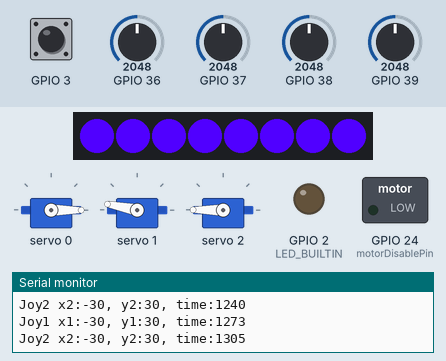
Simulated run of this sketch. Board: ESP32. On the bench: 3 × servo, 8 RGB LEDs in strip order, left to right, switched loads named in the sketch (green lamp = pin HIGH), output pins drawn as LEDs (lit = HIGH), the last lines printed to the serial monitor. The inputs (shaded band) are chosen by the test bench; at power-on: GPIO 3 HIGH, GPIO 36 = 2048, GPIO 37 = 2048, GPIO 38 = 2048, GPIO 39 = 2048.

Above: at 1.3 s.
1.4 s: GPIO 3 pulled LOW for 0.15 s
At 1.61 s:
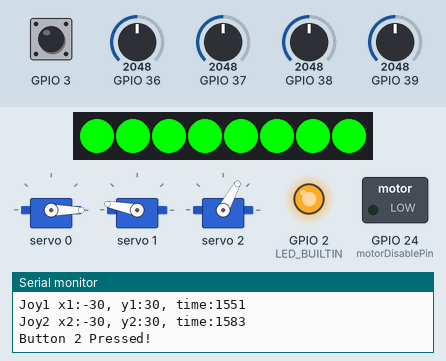
At 2.1 s:
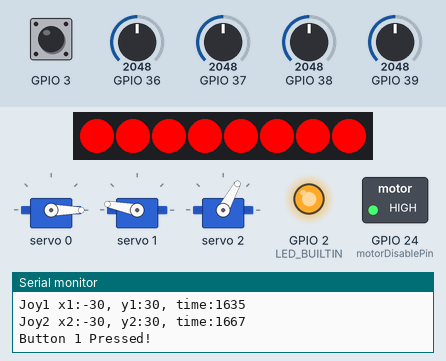
Timing chart, 0 to 4.4 s (numbered marks = the images above; inputs shaded):
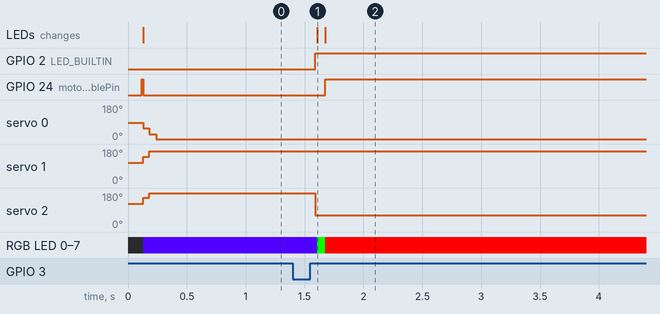

The sketch:

robot-arm.ino
```cpp
// (licence header left out)
#include <Arduino.h>
#include "joystick.h"
#include "robotMotor.h"
#include <Adafruit_NeoPixel.h>

/*----------------------------------------------------------------------------------------------------
--- define the joystick objects
------------------------------------------------------------------------------------------------------*/
joystick joy1(A0, A1, 2);
joystick joy2(A2, A3, 3);

/*----------------------------------------------------------------------------------------------------
--- define the motor objects
------------------------------------------------------------------------------------------------------*/
typedef enum motorAxis:uint8_t {X1=0, Y1, Y2} motorAxis_t;  //-- enum to use for motor labels
robotMotor motor[3];
int pwm_i2c = 0x40;

/*----------------------------------------------------------------------------------------------------
--- variables for timer to use millis for non-blocking code
------------------------------------------------------------------------------------------------------*/
long joyReadTime = 0;
long joyReadDelay = 50;
long btnReadTime = 0;
long btnReadDelay = 50;

/*----------------------------------------------------------------------------------------------------
--- variables for what mode the motors are in.
----- Level Mode
---   - true: second Y motor will move to 90deg from first Y motor
---   - false: second Y motor will be controlled by Joystick 2
------------------------------------------------------------------------------------------------------*/
bool motorDisable    = true;
int motorDisablePin  = 24;
bool levelMode       = false;
int levelMode_offset = 55;

/*----------------------------------------------------------------------------------------------------
--- neopixel objects
------------------------------------------------------------------------------------------------------*/
Adafruit_NeoPixel neo(8, 22,NEO_GRBW + NEO_KHZ800);
int32_t levelMode_color     = neo.Color(  0,255,  0);
int32_t normalMode_color    = neo.Color( 80,  0,255);
int32_t motorDisable_color  = neo.Color(255,  0,  0);
/*----------------------------------------------------------------------------------------------------
--- setup code to run once
------------------------------------------------------------------------------------------------------*/
void setup() {
  Serial.begin(9600);

  //-- setup joysticks -------------------------------------------------------------------------------
    Serial.println("Calibrating Joysticks...");
      //joy1.debug = true;
      joy1.calibrateCenter();
      joy2.calibrateCenter();

  //-- setup servos after calibration ----------------------------------------------------------------
    Serial.println("Attaching Servos...");

    //-- setup x-motor -------------------------------
      motor[X1].setMinPosition(0);
      motor[X1].setMaxPosition(180);
      motor[X1].setCenterPosition(90);
      motor[X1].attach(0x40, X1);

    //-- setup y1-motor -------------------------------
      motor[Y1].setMinPosition(90);
      motor[Y1].setMaxPosition(170);
      motor[Y1].setCenterPosition(110);
      motor[Y1].attach(0x40, Y1);

    //-- setup y2-motor -------------------------------
      motor[Y2].setMinPosition(0);
      motor[Y2].setMaxPosition(180);
      motor[Y2].setCenterPosition(85);
      motor[Y2].attach(0x40, Y2);
      motor[Y2].setPosition( map( motor[Y1].getPosition(), 0, 180, 180, 0) + levelMode_offset );

    //-- setup other things in the code -----------------
      pinMode(LED_BUILTIN, OUTPUT);
      digitalWrite(LED_BUILTIN,levelMode);
      neo.begin();

      delay (10);
      pinMode(motorDisablePin, OUTPUT);

      delay (10);
      digitalWrite(motorDisablePin, motorDisable);

      delay (10);
      ledColor();
}

/*----------------------------------------------------------------------------------------------------
--- main code to run in a loop
------------------------------------------------------------------------------------------------------*/
void loop() {
  //--- using millis() to read joystick every 1/20th of a second and avoid blocking in the code
  if( millis() - joyReadTime >= joyReadDelay && motorDisable == false) {
    joyReadTime = millis();

    //--- read the joystick and scale the output to the specified range (range is optional)
      int16_t x1 = joy1.getPosition(X, -10, 10, true);
      int16_t y1 = joy1.getPosition(Y, -10, 10);

      int16_t x2 = joy2.getPosition(X, -10, 10, true);
      int16_t y2 = joy2.getPosition(Y, -10, 10);

    //-- motor[Xn] movements
      if(x1 != 0) {
        motor[X1].moveInc(x1);
      }
      if(x2 != 0 && levelMode == true) {
        motor[X1].moveInc(x2);
      }

    //-- motor[Yn] movements and levelMode
      if(levelMode == true){
        if(y1 != 0) {
          motor[Y1].moveInc(y1);
          motor[Y2].setPosition( map( motor[Y1].getPosition(), 0, 180, 180, 0) + levelMode_offset );
        }
        if(y2 != 0) {
          motor[Y1].moveInc(y2);
          motor[Y2].setPosition( map( motor[Y1].getPosition(), 0, 180, 180, 0) + levelMode_offset );
        }
      }
      else {
        if (y1 != 0) motor[Y1].moveInc(y1);
        if (y2 != 0) motor[Y2].moveInc(y2);
      }


    //--- print the output if it is not at the neutral position

      if(x1 != 0 || y1 != 0) { Serial.print("Joy1 x1:"); Serial.print(x1); Serial.print(", y1:"); Serial.print(y1); Serial.print(", time:"); Serial.println(millis());}
      if(x2 != 0 || y2 != 0) { Serial.print("Joy2 x2:"); Serial.print(x2); Serial.print(", y2:"); Serial.print(y2); Serial.print(", time:"); Serial.println(millis());}

  }

  if( millis() - btnReadTime >= btnReadDelay ) {
    btnReadTime = millis();
    //--- check for button presses
      int16_t b1 = joy1.getButton();
      int16_t b2 = joy2.getButton();

    //--- enable or disable motors
      if(b1 == true) {
        motorDisable = !motorDisable;
        digitalWrite(motorDisablePin, motorDisable);
      }

    //--- enable or disable levelMode
      if(b2 == true && motorDisable == false) {

        //-- change levelMode to opposite value
        levelMode = !levelMode;

        //-- set position of motor[Y2] to 90deg from motor[Y1]
        motor[Y2].setPosition( map( motor[Y1].getPosition(), 0, 180, 180, 0) + levelMode_offset );

        //-- use the built-in LED on the board to display the levelMode state
        digitalWrite(LED_BUILTIN, levelMode);
      }

      ledColor();

      if(b1) Serial.println("Button 1 Pressed!");
      if(b2) Serial.println("Button 2 Pressed!");
  }

}

/*----------------------------------------------------------------------------------------------------
--- function to determine and se the color of the LED's
------------------------------------------------------------------------------------------------------*/
void ledColor(){
  if(motorDisable == true) {
    neo.fill(motorDisable_color);
  }
  else if (levelMode == true) {
    neo.fill(levelMode_color);
  }
  else if (levelMode == false) {
    neo.fill(normalMode_color);
  }
  neo.show();
}
```

joystick.cpp
```cpp
// (licence header left out)
#include "joystick.h"
#include <Arduino.h>

joystick::joystick(uint16_t x, uint16_t y, uint16_t b) {
  //--- assign pins being used
  x_pin = x;
  y_pin = y;
  b_pin = b;

  //--- set the pinMode for each pin
  pinMode(x_pin, INPUT);
  pinMode(y_pin, INPUT);
  pinMode(b_pin, INPUT_PULLUP);

  b_state = digitalRead(b_pin);
}

/**
  @brief method to set the center point of the joystick when at neutral position
  @details
  calibrateCenter() will capture the centerpoint of the joystick.  While the
  joystick is in neutral position, call this method to capture the center value
  for both the X and Y axis.  The getPosition() method will use these values to
  report back an adjusted range with MID(512) at the neutral position.
*/
void joystick::calibrateCenter() {
  uint16_t x; uint16_t y;

  x = analogRead(x_pin);
  if(x > mid_min && x < mid_max) { x_mid = x; }

  y = analogRead(y_pin);
  if(y > mid_min && y < mid_max) { y_mid = y; }

  Serial.print("\njoystick.h\nCenter calibration: x_mid:"); Serial.print(x_mid); Serial.print(", y_mid:"); Serial.println(y_mid);
}

int16_t joystick::getPos(axis_t axis) {
  int16_t val;
  int16_t axisMin;
  int16_t axisMid;
  int16_t axisMax;

  switch(axis) {

    case X: {
      //--- read the value from the X pin
      val = analogRead(x_pin);

      //--- setup values for the x parameters
      axisMin = x_min;
      axisMid = x_mid;
      axisMax = x_max;

      //--- print debug info if enabled
      if(debug==true) { Serial.print("debug X="); Serial.print(val); Serial.print("time:"); Serial.print(millis()); Serial.println(); }

      //--- break the switch case statement
      break;
    }

    case Y: {
      //--- read the value from the Y pin
      val = analogRead(y_pin);

      //--- setup values for the Y parameters
      axisMin = y_min;
      axisMid = y_mid;
      axisMax = y_max;

      //--- print debug info if enabled
      if(debug==true){Serial.print("debug y="); Serial.print(val); Serial.print("time:"); Serial.print(millis()); Serial.println();}

      //--- break the switch case statement
      break;
    }

  }

  //--- if the value is near the mid point then return the ideal mid point instead.
  //--- this creates a deadband near the mid point so it doesn't drift.
  if( abs(val - axisMid) <= mid_deadband ) {
    val = mid;
  }

  //--- otherwise, if the value is below the calibrated mid point then scale the value to the ideal range min - mid.
  else if(val < axisMid) {
    val = map(val, axisMin, axisMid, min, mid);
  }

  //--- otherwise, the value is above the calibrated mid point so scale the value to the ideal range mid - max.
  else {
    val = map( val, axisMid, axisMax, mid, max );
  }

  return val;
}

/**
  @brief method to report the position of the joystick adjusted to the calibrated center position
  @details
  getPosition() will report the position of the joystick for either X or Y axis specified. The
  calibrated center point will be adjusted for when the value is reported back.
*/
int16_t joystick::getPosition(axis_t axis) {

  //--- return the value
  return getPos(axis);
}

/**
  @brief method to report the position of the joystick adjusted to the calibrated center position then scaled to range min/max
  @details
  getPosition() will report the position of the joystick for either X or Y axis specified, scaled to the supplied rangeMin/Max
  values. The calibrated center point will be adjusted for when the value is reported back.
*/
int16_t joystick::getPosition(axis_t axis, int16_t rangeMin, int16_t rangeMax, bool invert = false){

  if(invert){

    int r1 = rangeMin;
    int r2 = rangeMax;
    rangeMin = r2;
    rangeMax = r1;

  }

  return map( getPos(axis), min, max, rangeMin, rangeMax);

}

/**
  @brief method to report the state of the button release
  @details
  getButton() will report the state of the joystick button release.  This will also capture the current
  state to compare the next call against.  This function will return true when the button is released.
*/
bool joystick::getButton(){

  bool b_val = digitalRead(b_pin);
  if(b_state != b_val) {
    b_state = b_val;
    if(b_state == true) {
      return true;
    }
  }
  else {
    return false;
  }

}
```

joystick.h
```cpp
// (licence header left out)
#ifndef joystick_h
#define joystick_h

  #include <Arduino.h>

  typedef enum axis:uint8_t {X=0, Y} axis_t;

  class joystick {
    private:
      /**
        @brief default parameters for the ideal min/mid/max range of the joystick

        @details
        These are the parameters that define the standard range of the joystick.
        Arduino analog pins read 0 - 1023 with 512 ideally being the center point.
        These parameters define that.
      */
      uint16_t min = 0;
      uint16_t mid = 512;
      uint16_t max = 1023;

      /**
        @brief define the allowable range for center calibration
        @details
        mid_min and mid_max define the allowable range for center calibration.
        If the calibration falls outside these values then it is not captured
        and retains it's original value.
      */
      uint16_t mid_min = 256;
      uint16_t mid_max = 768;
      uint16_t mid_deadband = 100;

      /**
        @brief variables to hold the min/mid/max values for the X axis
        @details
        These variables are used to capture the min/mid/max values of the X axis.
        Currently the min/max values are fixed but a calibration process may be
        added in the future to allow values that are not absolute min or max.
      */
      uint16_t x_pin;
      uint16_t x_min = min;
      uint16_t x_mid = mid;
      uint16_t x_max = max;

      /**
        @brief variables to hold the min/mid/max values for the Y axis
        @details
        These variables are used to capture the min/mid/max values of the Y axis.
        Currently the min/max values are fixed but a calibration process may be
        added in the future to allow values that are not absolute min or max.
      */
      uint16_t y_pin;
      uint16_t y_min = min;
      uint16_t y_mid = mid;
      uint16_t y_max = max;

      /**
        @brief variables to hold the button values
        @details
        These variables are used to capture the min/mid/max values of the Y axis.
        Currently the min/max values are fixed but a calibration process may be
        added in the future to allow values that are not absolute min or max.
      */
      uint16_t b_pin;
      bool b_state = false;
      int16_t getPos(axis_t axis);

    public:
      bool debug = false;
      /**
      @brief Class constructor. Create a new object of the joystick and set the axis (X/Y) pin to input mode
      @param x (x analog port pin of the device)
      @param y (y analog port pin of the device)
      */
      joystick(uint16_t x, uint16_t y, uint16_t b);

      /**
        @brief method to report the position of the joystick adjusted to the calibrated center position
        @details
        getPosition() will report the position of the joystick for either X or Y axis specified. The
        calibrated center point will be adjusted for when the value is reported back.
      */
      int16_t getPosition(axis_t axis);
      int16_t getPosition(axis_t axis, int16_t rangeMin, int16_t rangeMax, bool invert=false);

      /**
        @brief method to set the center point of the joystick when at neutral position
        @details
        calibrateCenter() will capture the centerpoint of the joystick.  While the
        joystick is in neutral position, call this method to capture the center value
        for both the X and Y axis.  The getPosition() method will use these values to
        report back an adjusted range with MID(512) at the neutral position.
      */
      void calibrateCenter();
      bool getButton();
  };

#endif
```

robotMotor.cpp
```cpp
// (licence header left out)
#include "robotMotor.h"
#include <Arduino.h>

#define MIN_PULSE_WIDTH       480   //650
#define MAX_PULSE_WIDTH       2400  //2350
#define DEFAULT_PULSE_WIDTH   1465
#define FREQUENCY             50

  robotMotor::robotMotor() {

  }

  int pulseWidth(int angle)
  {
    int pulse_wide, analog_value;
    pulse_wide   = map(angle, 0, 180, MIN_PULSE_WIDTH, MAX_PULSE_WIDTH);
    analog_value = int(float(pulse_wide) / 1000000 * FREQUENCY * 4096);
    return analog_value;
  }

  void robotMotor::attach(int i2c, int ch){
    i2cAddress = i2c;
    motorID = ch;

    position = centerPosition;

    svo = Adafruit_PWMServoDriver(i2cAddress); //redefine the object if this works?
    svo.begin();
    svo.setPWMFreq(FREQUENCY);  // Analog servos run at ~60 Hz updates
    svo.setPWM(motorID, 0, pulseWidth(position));
  }


  //-- move methods ---------------------------------------------------------------------------
  void robotMotor::moveInc(int val) {
    int tempPosition = position + val;
    if      ( tempPosition > maxPosition) { position = maxPosition;}
    else if ( tempPosition < minPosition) { position = minPosition;}
    else                                  { position = tempPosition;}
    svo.setPWM(motorID, 0, pulseWidth(position));
  }

  void robotMotor::setPosition(int pos) {
    int tempPosition = pos;
    if      (tempPosition > maxPosition)  { position = maxPosition; }
    else if (tempPosition < minPosition)  { position = minPosition; }
    else                                  { position = tempPosition;}
    svo.setPWM(motorID, 0, pulseWidth(position));
  }

  int robotMotor::getPosition() {
    if      (position > maxPosition)      { position = maxPosition; }
    else if (position < minPosition)      { position = minPosition; }
    else                                  { position = position;    }
    return position;
  }

  //-- center postion methods -----------------------------------------------------------------
  void robotMotor::setCenterPosition(int pos){
    int tempPosition = pos;
    if      (pos > maxPosition)           { centerPosition = maxPosition; }
    else if (pos < minPosition)           { centerPosition = minPosition; }
    else                                  { centerPosition = pos;}
  }
  int robotMotor::getCenterPosition() {
    return centerPosition;
  }

  //-- minimum position methods ---------------------------------------------------------------
  void robotMotor::setMinPosition(int pos){
    int tempPosition = pos;
    if      (pos > maxPosition)           { }
    else                                  { minPosition = pos; }
  }

  int robotMotor::getMinPosition() {
    return minPosition;
  }

  //-- maximum position methods ---------------------------------------------------------------
  void robotMotor::setMaxPosition(int pos){
    int tempPosition = pos;
    if      (pos < minPosition)           { }
    else                                  { maxPosition = pos; }
  }

  int robotMotor::getMaxPosition() {
    return maxPosition;
  }

  //-- other methods --------------------------------------------------------------------------
  int robotMotor::getID() {
    return motorID;
  }

  void robotMotor::printPosition() {
    Serial.print("motor[");
    Serial.print(motorID);
    Serial.print("]:");
    Serial.println(position);
  }
```

Source omitted: robotMotor.h (7114 bytes)

Measured:
- after the input at 1.4 s, GPIO 2 (LED_BUILTIN): LOW → HIGH after 0.19 s; GPIO 24 (motorDisablePin): LOW → HIGH after 0.27 s; servo 2: 180° → 61° after 0.19 s; RGB LED 0–7: RGB(80, 0, 255) → RGB(0, 255, 0) after 0.21 s, → RGB(255, 0, 0) 0.06 s later; the LEDs: change after 0.21 s (image 1)
